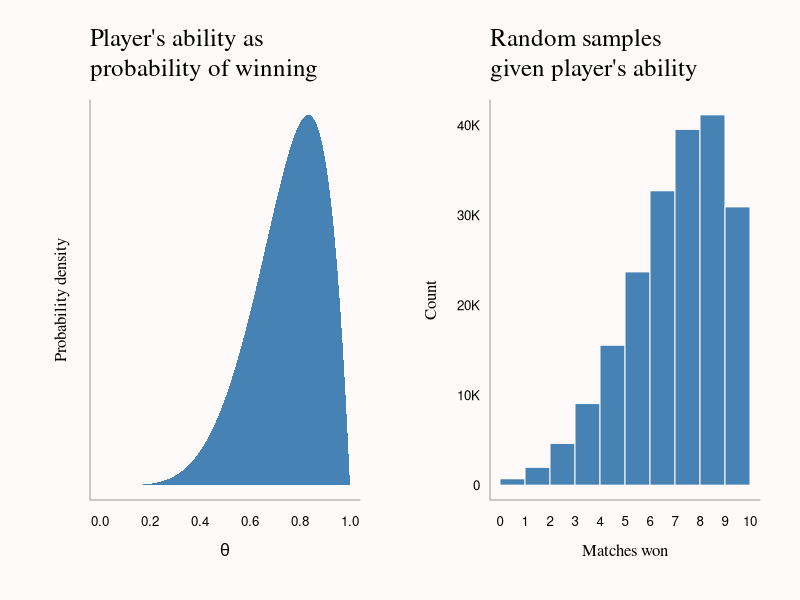
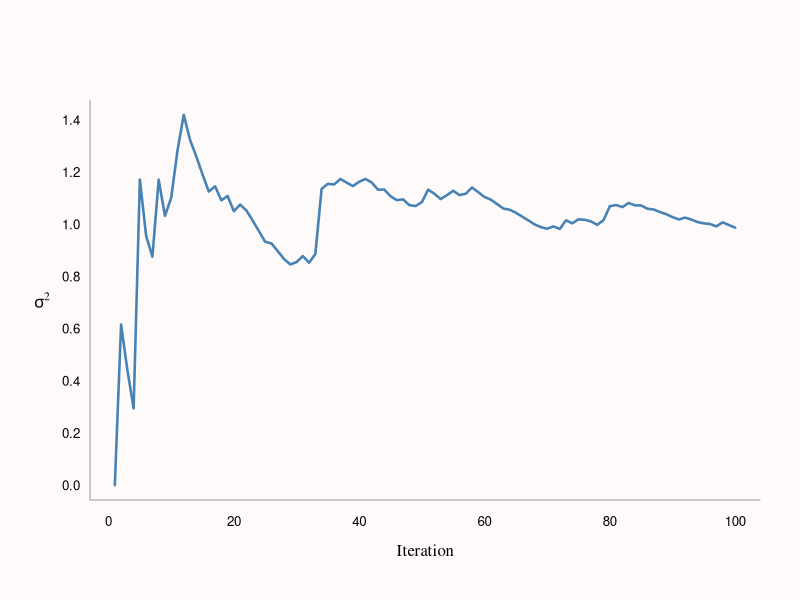
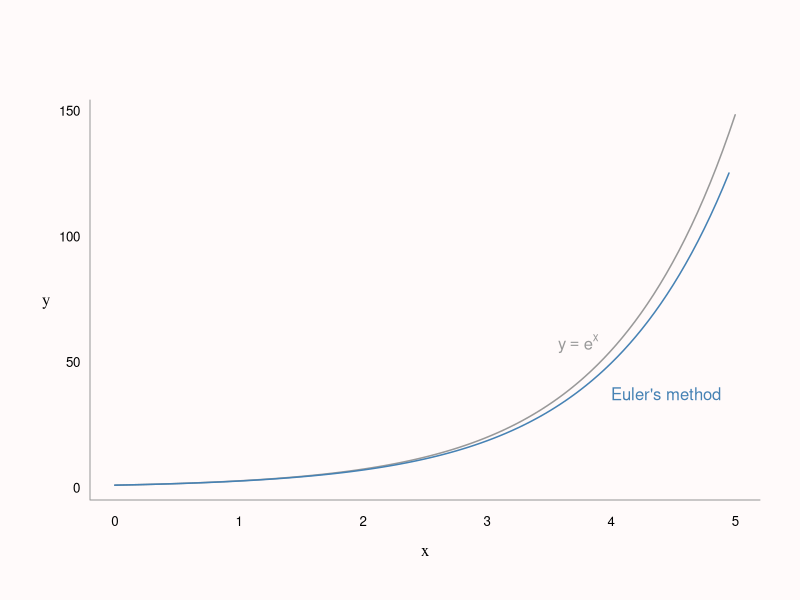
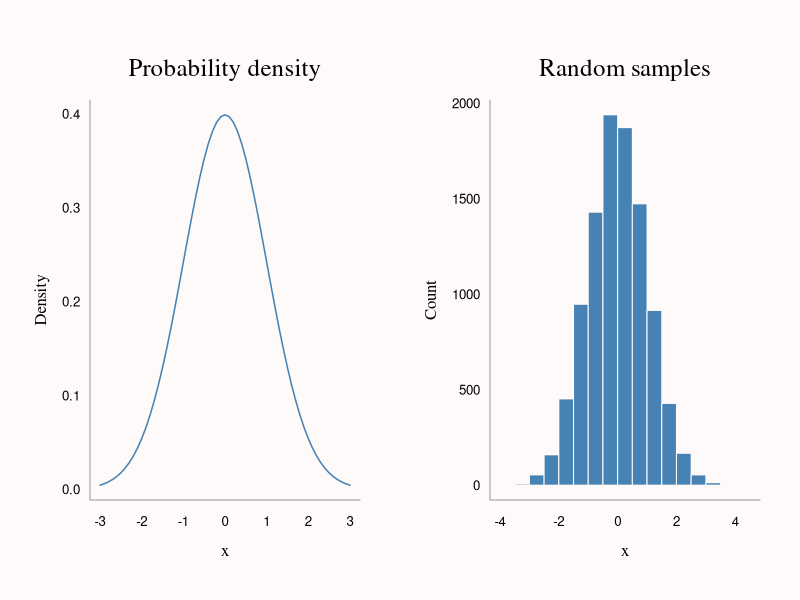
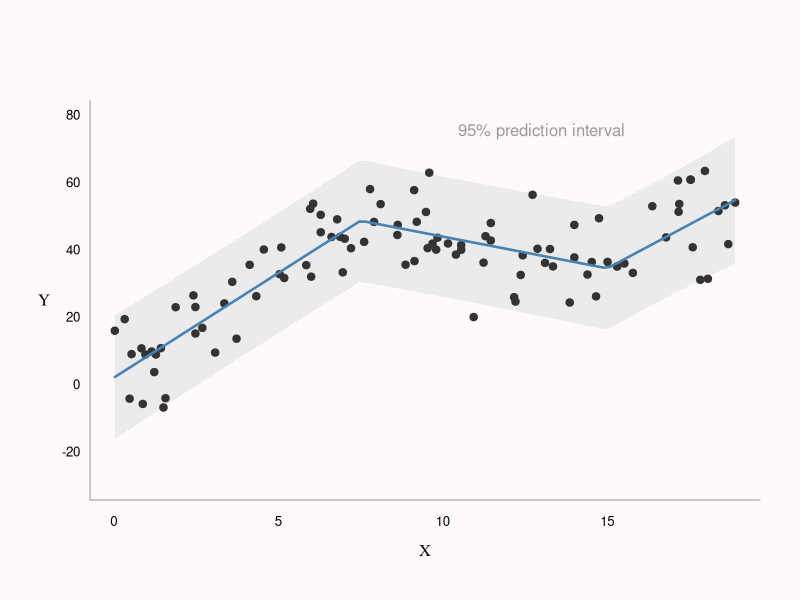
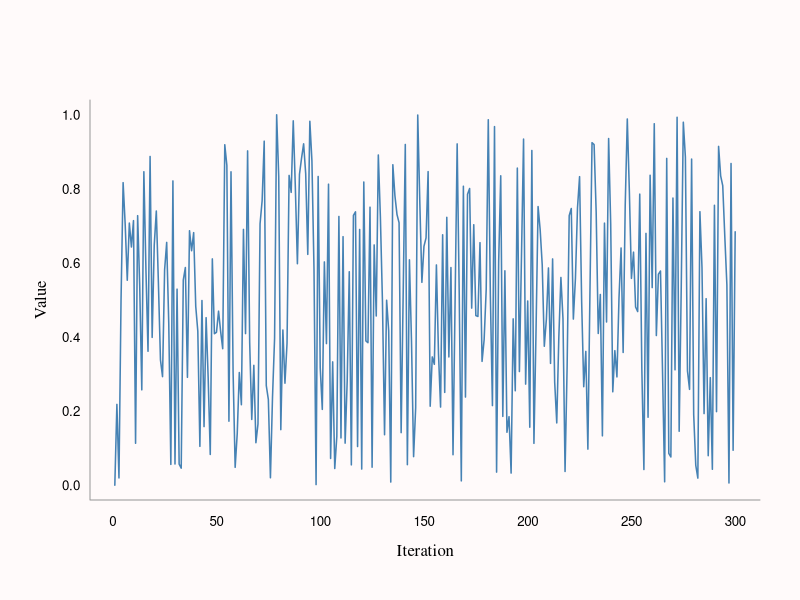

The R source for these figures, in order:
## ---- chunk 1

knitr::opts_chunk$set(echo = TRUE, message=FALSE, warning=FALSE, 
                      fig.align='center')
knitr::opts_knit$set(global.par = TRUE)

## ---- chunk 2

library(colorspace)

col_bg <- 'snow'
col_highlight <- 'steelblue'
col_fade <- 'grey60'

par(bg = col_bg, las = 1, bty = 'L',
    mar = c(4.5, 4.5, 4, 2) + 0.1, cex.axis = 0.8)

## ---- chunk 3

y <- c(1, 1, 1, 1, 0, 1)
theta <- seq(0, 1, 0.01)

# Non-informative Beta(1, 1) prior + observed y and (n-y)
a <- 1 + sum(y)
b <- 1 + length(y) - sum(y)

# Calculate and normalize posterior
post <- dbeta(theta, a, b)
post <- post / sum(post)

# Draw random 1,000,000 samples:
n <- 1e6
theta_s <- rbeta(n, a, b) # ...of theta
y_s <- rbinom(n, 10, theta_s) # ...of wins out of 10 matches

## ---- chunk 4

par(mfrow = c(1, 2), mar = c(5, 4.5, 5, 2),
    bg = col_bg)

plot(theta, post, type = 'n', axes = FALSE, 
     xlab = '', ylab = '')
polygon(c(theta, rev(theta)),
        c(post, rep(0, length(theta))),
        col = col_highlight, border = NA)
axis(1, tick = FALSE, line = -0.5)
mtext(expression(theta), 1, line = 2, family = 'serif')
mtext('Probability density', 2, line = 1, family = 'serif', las = 0)
mtext("Player's ability as\nprobability of winning", 3, 
      line = 1, adj = 0, family = 'serif', cex = 1.5)
box(bty = 'L', col = col_fade)

hist(y_s, main = '', xlab = '', ylab = '', col = col_highlight,
     border = col_bg, axes = FALSE, breaks = 0:10)
axis(1, at = 0:10, tick = FALSE, line = -0.5)
axis(2, at = 0:4 * 5e4, labels = c(0, paste0(1:4 * 10, 'K')), 
     tick = FALSE, line = -0.5)
mtext('Matches won', 1, line = 2, family = 'serif')
mtext('Count', 2, line = 2.5, family = 'serif', las = 0)
mtext("Random samples\ngiven player's ability", 3, line = 1, 
      family = 'serif', adj = 0, cex = 1.5)
box(bty = 'L', col = col_fade)
par(mfrow = c(1, 1))

## ---- chunk 5

# Probs. of matches won
ps <- table(y_s) / sum(table(y_s))

# Cumulative probs. of winning at least X matches
cps <- cumsum(rev(ps)) # Have to reverse to count X or fewer

# Expected outcomes for each decision
tab <- cbind(Wins = 10:0,
      `Probability of X wins` = round(as.numeric(rev(ps)), 3), 
      `Probability of X or more wins` = round(as.numeric(cps), 3),
      Payoff = round(cps * (10:0) * 10 - 30, 2))

knitr::kable(tab, row.names = FALSE)

## ---- chunk 6
set.seed(123456)
x <- rnorm(100)
n <- seq_along(x)

cmu <- numeric(100)
cmu[1] <- x[1]
csumsq <- numeric(100)

# Compute cumulative variance (+ mean) via updating
for (i in 2:100) {
  cmu[i] <- (n[i - 1] * cmu[i - 1] + x[i]) / n[i] # Cumulative mean
  csumsq[i] <- csumsq[i - 1] +                    # Cumulative sum of squares
    (x[i] - cmu[i - 1]) * (x[i] - cmu[i])
}

csigma1 <- csumsq / (n - 1)
csigma1[1] <- 0

# Compute cumulative variance the effortful way
csigma2 <- numeric(100)
for (i in 2:100) {
  csigma2[i] <- var(x[1:i])
}

all.equal(csigma1, csigma2)

## ---- chunk 7

par(bg = col_bg)
plot(1:length(csigma1), csigma1, type = 'l', 
     col = col_highlight, lwd = 2.5, axes = FALSE,
     xlab = '', ylab = '')
axis(1, line = -0.5, tick = FALSE)
axis(2, line = -0.5, tick = FALSE)
box(bty = 'L', col = col_fade)
mtext('Iteration', 1, line = 2, family = 'serif')
mtext(expression(sigma^2), 2, line = 2, family = 'serif')

## ---- chunk 8

# Derivative of function y
dy <- function(y) y

# Inputs: derivative function, initial x, initial y, stepsize, length
euler <- function(dy = NULL, x0 = 0, y0 = 1, stepsize = 0.1, len = 100) {
  
  x <- numeric(len)
  y <- numeric(len)
  
  x[1] <- x0
  y[1] <- y0
  
  # Iterate: 1) increment x by stepsize
  #          2) increment y by stepsize times derivative
  for (i in 2:len) {
    x[i] <- x[i - 1] + stepsize
    y[i] <- y[i - 1] + stepsize * dy(y[i - 1])
  }

  # Return list of x's and y's
  list(x = x, y = y)
}

# Example
b <- euler(dy, stepsize = 0.05)
x <- seq(0, 5, length.out = 100)
## ---- chunk 9

plot(x, exp(x), type = 'l', xlab = '', ylab = '', 
     col = col_fade, axes = FALSE, lwd = 1.5)
lines(b$x, b$y, col = col_highlight, lwd = 1.5)
text(expression(y == e^x), 
     x = b$x[80] - 0.05, y = b$y[80] + 10, adj = 1, 
     col = col_fade)
text("Euler's method", 
     x = b$x[80] + 0.05, y = b$y[80] - 10, adj = 0, 
     col = col_highlight)
axis(1, tick = FALSE, line = -0.5)
axis(2, tick = FALSE, line = -0.5, las = 1)
mtext('x', 1, line = 2, family = 'serif')
mtext('y', 2, line = 2, family = 'serif')
box(bty = 'L', col = col_fade)

## ---- chunk 10

det_row <- function(mat) {
  
  nr <- nrow(mat)
  fact <- numeric(nr - 1)
  
  for (i in seq_len(nr - 1)) {
    # Normalize current row (1 in first column) & save the multiplication factor
    fact[i] <- mat[i, i]
    mat[i, ] <- mat[i, ] / mat[i, i]
    
    # Subtract multiples of current row from rows below (get all 0's)
    for (j in (i + 1):nr)
      mat[j, ] <- mat[j, ] - mat[j, i] * mat[i, ] 
  }
  # Take the product of mult. factors & the last (unscaled) value in the matrix 
  prod(fact) * mat[nr, nr]
}

# Example

set.seed(123456)
mat <- matrix(sample(1:9), ncol = 3)

c(det_row(mat), det(mat))

## ---- chunk 11
set.seed(123456)
# Same result as sample(1:9, 100, replace = TRUE)
ceiling(runif(20, 0, 9))

n <- 1e7
t1 <- system.time(ceiling(runif(n, 0, 9))) # Almost 2 x faster
t2 <- system.time(sample(1:9, n, replace = TRUE))

knitr::kable(rbind(t1, t2)[, 1:3])
## ---- chunk 12

fit <- lm(mpg ~ wt, data = mtcars) # Good old boring mtcars data

y <- mtcars$mpg
preds <- fitted(fit) # Predicted values
h <- hatvalues(fit) # Leverages

# Almost MSE but each diff divided by (1 - h) before squaring
mse_gcv <- sum(((y - preds) / (1 - h))^2) / length(y) 

se_cv <- numeric(length(y))

for (i in seq_along(y)) {
  fit <- lm(mpg ~ wt, data = mtcars[-i, ])
  se_cv[i] <- (y[i] - predict(fit, newdata = mtcars[i, ]))^2
}

mse_cv <- mean(se_cv)

c(GCV = mse_gcv, `LOO-CV` = mse_cv) # identical

## ---- chunk 13

# Probability density function (normal)
pdf <- function(x) (1 / sqrt(2 * pi)) * exp(-1/2 * (x)^2)

# ...suppose we didn't have rnorm() but had the pdf() above

# Use R's numerical integration to make a CDF
cdf <- function(x) {
  integrate(pdf, 0, x)[[1]]
}

# Make inverse CDF by numeric approximation (linear)
cumdens <- sapply(seq(0.01, 5, 0.01), cdf)
icdf <- approxfun(cumdens, seq(0.01, 5, 0.01))

# Draw random samples & transform via ICDF (+ flip sign)
samples <- runif(10000, 0, 0.5)
x <- icdf(samples) * ifelse(runif(1000, 0, 2) > 1, 1, -1)
## ---- chunk 14

par(mfrow = c(1, 2))
plot(seq(-3, 3, 0.1), pdf(seq(-3, 3, 0.1)), type = 'l',
     xlab = '', ylab = '', main = '',  axes = FALSE,
     col = col_highlight, lwd = 1.5)
axis(1, tick = FALSE, line = -0.5)
axis(2, tick = FALSE, line = -0.5)
mtext('x', 1, line = 2, family = 'serif')
mtext('Density', 2, line = 2, family = 'serif', las = 0)
mtext('Probability density', 3, line = 1, family = 'serif', cex = 1.5)
box(col = col_fade)

hist(x, main = '', xlab = '', ylab = '', col = col_highlight,
     border = col_bg, axes = FALSE)
axis(1, tick = FALSE, line = -0.5)
axis(2, tick = FALSE, line = -0.5)
mtext('x', 1, line = 2, family = 'serif')
mtext('Count', 2, line = 2.5, family = 'serif', las = 0)
mtext('Random samples', 3, line = 1, family = 'serif', cex = 1.5)
box(col = col_fade)
par(mfrow = c(1, 1))

## ---- chunk 15

X <- matrix(c(rep(1, 100),                       # Predictor matrix
              floor(runif(100, 0, 10)),
              floor(runif(100, 0, 10))), ncol = 3)
beta <- c(-0.5, 2.25, -1)                        # Predictor slopes
y <- X %*% beta + rnorm(100, 0, 1)               

XtX <- matrix(0, 3, 3)                           # Initialize empty
XtY <- matrix(0, 3, 1)                           # XtX and XtY matrices

for (i in 0:9) {
  m1 <- t(X[i * 10 + 1:10, ]) %*% X[i * 10 + 1:10, ] # Compute XtX and XtY
  m2 <- t(X[i * 10 + 1:10, ]) %*% y[i * 10 + 1:10, ] # on chunks of data
 
  XtX <- XtX + m1      # Accumulate results
  XtY <- XtY + m2
}

solve(XtX) %*% XtY                  # Using the chunking method
solve(t(X) %*% X) %*% t(X) %*% y    # Your usual least-squares

## ---- chunk 16
n <- 100
x <- round(runif(n, 0, 19), 2)

tau <- c(7.5, 15) # Knots
X <- cbind(x, pmax(outer(x, tau, '-'), 0)) # If x > knot, diff from knot, else 0
betas <- c(5, -10, 10) # Coefficients

y <- 0 + 2 * x + X %*% betas + rnorm(n, 0, 10)

fit1 <- lm(y ~ ., data = data.frame(X))
coef1 <- coef(fit1)

newx <- seq(min(x), max(x), length.out = 100)
newX <- cbind(newx, pmax(outer(newx, tau, '-'), 0))
colnames(newX) <- c('x', 'V2', 'V3')

#newy <- coef1[1] + newX %*% coef1[-1]
newy <- predict(fit1, data.frame(newX), type = 'response',
                interval = 'prediction')

## ---- chunk 17

par(bg = col_bg)
plot(x, y, type = 'n', axes = FALSE, xlab = '', ylab = '',
     ylim = c(-30, 80))
polygon(c(newx, rev(newx)),
        c(newy[, 2], rev(newy[, 3])),
        border = NA, col = 'grey92')
points(x, y, pch = 19, col = 'grey20')
lines(newx, newy[, 1], col = col_highlight, lwd = 2.5)
text(13, 75, label = '95% prediction interval', col = col_fade)
axis(1, tick = FALSE, line = -0.5)
axis(2, tick = FALSE, line = -0.5, las = 1)
box(bty = 'L', col = 'grey60')
mtext('X', 1, line = 2, family = 'serif')
mtext('Y', 2, line = 2, family = 'serif')

## ---- chunk 18

s0 <- 1
a <- 1597
b <- 51749
M <- 244944

nsamples <- 300

s <- numeric(nsamples)
s[1] <- s0

for (i in 2:nsamples) {
  s[i] = (a * s[i - 1] + b) %% M
}

s <- s / max(s)
## ---- chunk 19

plot(1:nsamples, s, type = 'l',
     xlab = '', ylab = '', 
     col = col_highlight, lwd = 1.5,
     axes = FALSE)
axis(1, tick = FALSE, line = -0.5)
axis(2, tick = FALSE, line = -0.5)
mtext('Iteration', 1, line = 2, family = 'serif')
mtext('Value', 2, line = 2, family = 'serif', las = 0)
box(col = col_fade)

## ---- chunk 20
set.seed(123456)
n <- 10
p <- 3

X <- matrix(c(rep(1, n),                   # Predictor matrix
              round(runif(n, 0, 5), 2),
              round(runif(n, 0, 5), 2)),
            ncol = p)
beta <- c(-0.5, 1.5, -3)                   # Predictor slopes

y <- X %*% beta + rnorm(n)
fit1 <- lm(y ~ X - 1)

XtX <- t(X) %*% X
y_hat <- X %*% solve(XtX) %*% t(X) %*% y    # Predicted values
sse <- sum((y - y_hat)^2)                   # Sum of squared residuals
s2 <- sse / (n - p)                         # Sample estimate of variance

vcov1 <- vcov(fit1)
vcov2 <- solve(XtX) * s2

all(round(vcov1, 10) == round(vcov2, 10))

vcov2

rbind(sqrt(diag(vcov2)), summary(fit1)[[4]][, 2])
